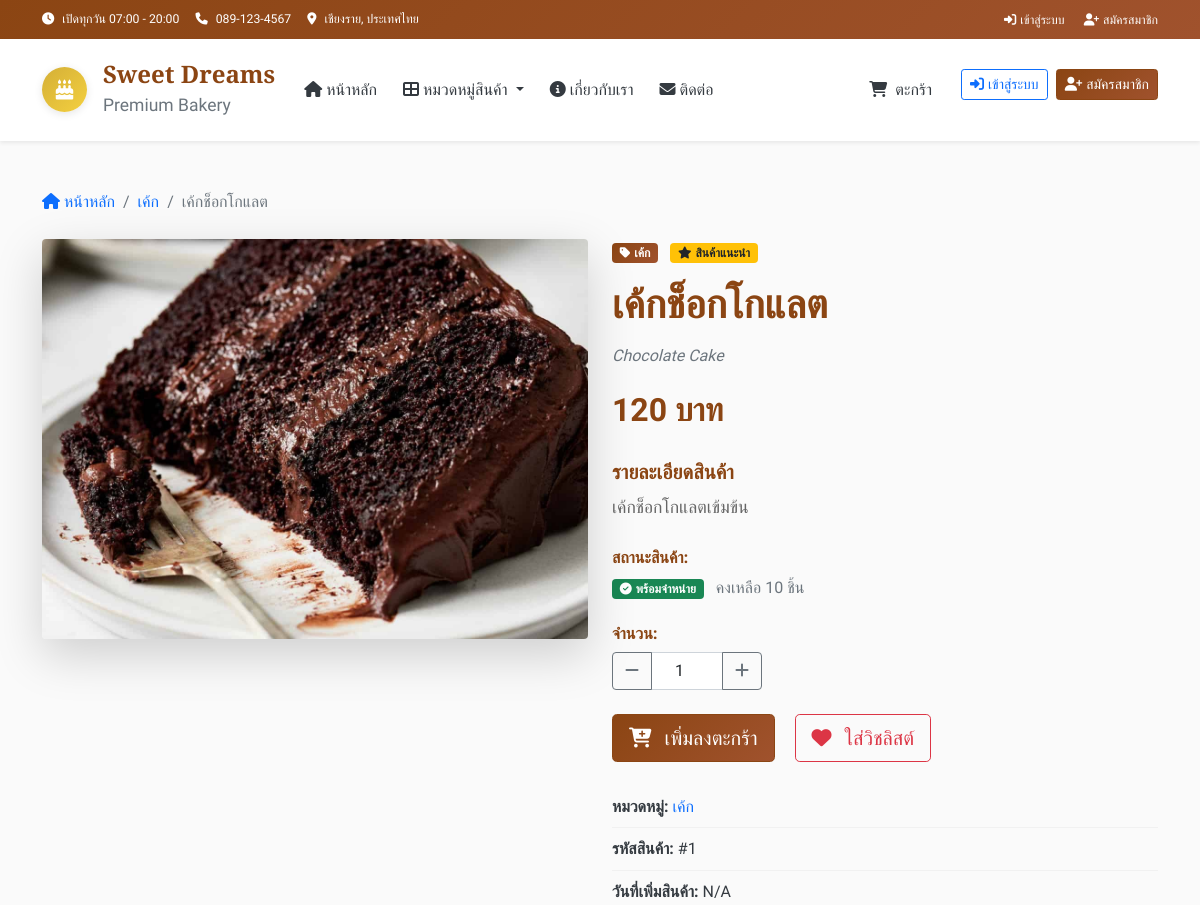
Before: /product/1 (upper part) with the older database file.
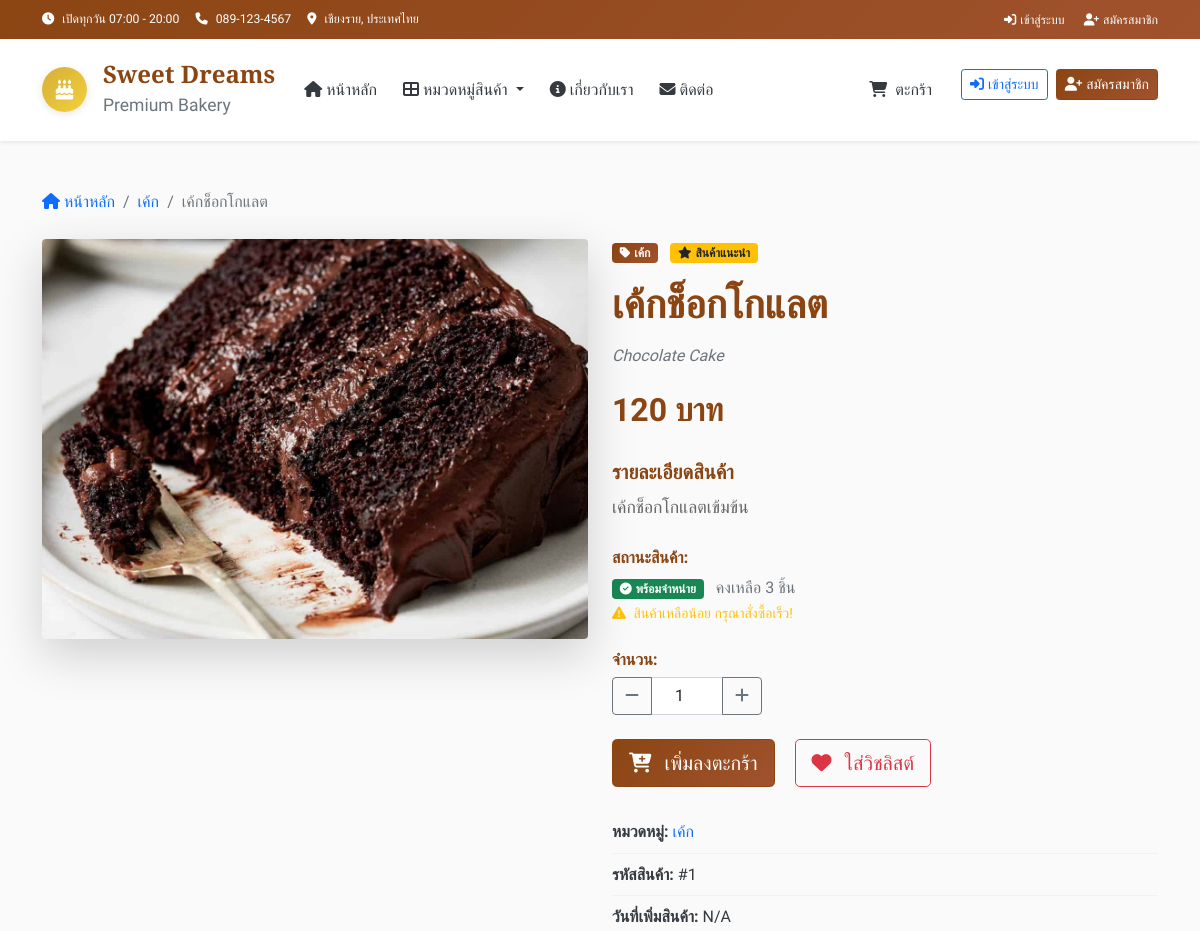
After: the same page with the newer database file.
### tables this page shows
CREATE TABLE products (
        id INTEGER PRIMARY KEY AUTOINCREMENT,
        name TEXT NOT NULL,
        name_en TEXT,
        description TEXT,
        price DECIMAL(10,2) NOT NULL,
        image TEXT,
        category_id INTEGER,
        is_available BOOLEAN DEFAULT 1,
        is_featured BOOLEAN DEFAULT 0,
        stock_quantity INTEGER DEFAULT 0,
        created_at TIMESTAMP DEFAULT CURRENT_TIMESTAMP,
        FOREIGN KEY (category_id) REFERENCES categories (id)
    );

### app.py (the view)
@app.route('/product/<int:product_id>')
def product_detail(product_id):
    product = get_product_by_id(product_id)
    if not product:
        flash('ไม่พบสินค้าที่ต้องการ')
        return redirect(url_for('index'))
    return render_template('product_detail.html', product=product)

### app.py (called while the page is built)
def get_db_connection():
    conn = sqlite3.connect(DB_NAME)
    conn.row_factory = sqlite3.Row
    return conn

def get_categories():
    conn = get_db_connection()
    categories = conn.execute(
        "SELECT * FROM categories ORDER BY display_order"
    ).fetchall()
    conn.close()
    return categories

def get_product_by_id(product_id):
    conn = get_db_connection()
    product = conn.execute("""
        SELECT p.*, c.name as category_name
        FROM products p
        JOIN categories c ON p.category_id = c.id
        WHERE p.id = ?
    """, (product_id,)).fetchone()
    conn.close()
    return product

def get_cart_total():
    cart = session.get('cart', {})
    total_items = sum(item['quantity'] for item in cart.values())
    total_price = sum(item['price'] * item['quantity'] for item in cart.values())
    return total_items, total_price

@app.context_processor
def inject_global_data():
    categories = get_categories()
    cart_total_items, _ = get_cart_total()
    return dict(
        categories=categories,
        cart_total_items=cart_total_items
    )

### templates/product_detail.html (shortened to what the changed rows need)
{% extends "layout.html" %}
{% block content %}
<div class="container py-5">
    <nav aria-label="breadcrumb" class="mb-4">
        <ol class="breadcrumb">
            <li class="breadcrumb-item">
                <a href="{{ url_for('index') }}" class="text-decoration-none">
                </a>
            </li>
            <li class="breadcrumb-item">
                <a href="{{ url_for('category_by_id', category_id=product.category_id) }}" class="text-decoration-none">
                </a>
            </li>
            <li class="breadcrumb-item active">{{ product.name }}</li>
        </ol>
    </nav>
    <div class="row">
        <div class="col-lg-6 mb-4">
            <div class="product-image-container">
                {% if product.image %}
                    <img src="{{ url_for('static', filename='images/products/' + product.image) }}"
                         alt="{{ product.name }}"
                         class="img-fluid rounded shadow-lg main-product-image"
                         id="main-image">
                {% else %}
                    <div class="no-image-placeholder">
                        <i class="fas fa-birthday-cake fa-5x text-muted"></i>
                        <p class="text-muted mt-3">ไม่มีรูปภาพ</p>
                    </div>
                {% endif %}
            </div>
        </div>
        <div class="col-lg-6">
            <div class="product-details">
                <span class="badge bg-primary mb-3">
                    <i class="fas fa-tag me-1"></i>{{ product.category_name }}
                </span>
                {% if product.is_featured %}
                <span class="badge bg-warning text-dark mb-3 ms-2">
                    <i class="fas fa-star me-1"></i>สินค้าแนะนำ
                </span>
                {% endif %}
                <h1 class="product-title mb-3">{{ product.name }}</h1>
                {% if product.name_en %}
                <p class="text-muted mb-3"><em>{{ product.name_en }}</em></p>
                {% endif %}
                <div class="price-section mb-4">
                    <span class="current-price">{{ "%.0f"|format(product.price) }} บาท</span>
                </div>
                {% if product.description %}
                <div class="description-section mb-4">
                    <h5>รายละเอียดสินค้า</h5>
                    <p class="product-description">{{ product.description }}</p>
                </div>
                {% endif %}
                <div class="stock-section mb-4">
                    <h6>สถานะสินค้า:</h6>
                    {% if product.stock_quantity > 0 %}
                        <span class="badge bg-success">
                            <i class="fas fa-check-circle me-1"></i>พร้อมจำหน่าย
                        </span>
                        <span class="text-muted ms-2">คงเหลือ {{ product.stock_quantity }} ชิ้น</span>
                        {% if product.stock_quantity <= 5 %}
                        <br>
                        <small class="text-warning">
                            <i class="fas fa-exclamation-triangle me-1"></i>
                            สินค้าเหลือน้อย กรุณาสั่งซื้อเร็ว!
                        </small>
                        {% endif %}
                    {% else %}
                        <span class="badge bg-danger">
                            <i class="fas fa-times-circle me-1"></i>สินค้าหมด
                        </span>
                    {% endif %}
                </div>
                {% if product.stock_quantity > 0 %}
                <div class="quantity-section mb-4">
                    <h6>จำนวน:</h6>
                    <div class="input-group" style="max-width: 150px;">
                    </div>
                </div>
                <div class="action-buttons mb-4">
                    <button class="btn btn-primary btn-lg me-3 add-to-cart-detail"
                            data-product-id="{{ product.id }}"
                            data-product-name="{{ product.name }}"
                            data-product-price="{{ product.price }}">
                    </button>
                    <button class="btn btn-outline-danger btn-lg" id="add-to-wishlist">
                    </button>
                </div>
                {% endif %}
                <div class="product-info">
                    <div class="info-item">
                        <strong>หมวดหมู่:</strong>
                        <a href="{{ url_for('category_by_id', category_id=product.category_id) }}" class="text-decoration-none">{{ product.category_name }}</a>
                    </div>
                    <div class="info-item">
                        <strong>รหัสสินค้า:</strong> #{{ product.id }}
                    </div>
                    {% if product.created_at %}
                    <div class="info-item">
                        <strong>วันที่เพิ่มสินค้า:</strong>
                        {{ moment(product.created_at).format('DD/MM/YYYY') if moment else 'N/A' }}
                    </div>
                    {% endif %}
                </div>
            </div>
        </div>
    </div>
</div>
{% endblock %}

Changed rows visible on the page:
changed products "เค้กช็อกโกแลต": stock_quantity "10" → "3"
Other visible differences:
text now shown: "สินค้าเหลือน้อย กรุณาสั่งซื้อเร็ว!"
